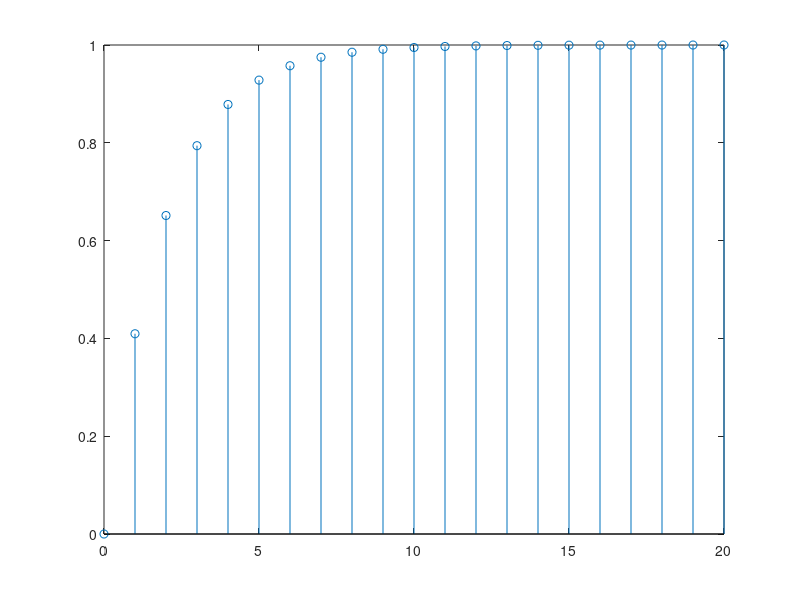

This figure's MATLAB source:
%{
Técnicas de Control - Curso 2022/23
 UD1- Ejercicio 2 
Fuyutsuky
%}

%***************Definición e inicialización de variables:****************

a=0 %Coeficiente del polo
b=0 %Coeficiente del cero
ts=1 %Tiempo de muestreo
den=[1 -a] %Denominador de FDT
num=[b]    %Numerador de FDT
phi=[0.9 0.1] %Matriz de coeficientes

%Recorremos la matriz de coeficientes phi y creamos las diferentes
%funciones de transferencia, ejecutando despues la prueba con entrada
%escalon
prompt="Introduzca el valor del periodo de control: "
m = input(prompt) %Pedimos al usuario el valor del periodo de control m
for i=1:m
    a=phi(1,1)
    b=1-(a^i) %obtenemos b^m de la ecuacion b=1-a^m
    den=[1 -a^i] %modificamos el valor de a siendo a^m
    num=[b]
    Z=tf(num,den,ts)
    polos = pole(Z)
    %***************Ânalisis de respuesta escalon**************
    y =step(Z)
    n=length(y);
    k=0:1:n-1;
    stem(k,y);    
    fprintf("Mostrando respuesta escalón, para m=%d Pulse una tecla para continuar",i)
    pause
end